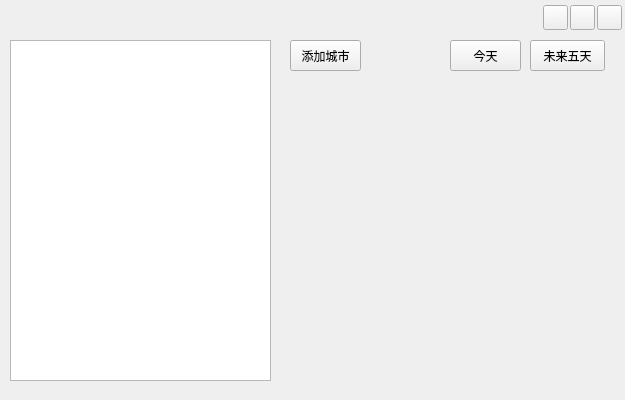
<?xml version="1.0" encoding="UTF-8"?>
<ui version="4.0">
 <class>WeatherApplication</class>
 <widget class="QWidget" name="WeatherApplication">
  <property name="geometry">
   <rect>
    <x>0</x>
    <y>0</y>
    <width>625</width>
    <height>400</height>
   </rect>
  </property>
  <property name="windowTitle">
   <string>WeatherApplication</string>
  </property>
  <property name="styleSheet">
   <string notr="true"/>
  </property>
  <widget class="QLabel" name="background">
   <property name="geometry">
    <rect>
     <x>0</x>
     <y>0</y>
     <width>625</width>
     <height>400</height>
    </rect>
   </property>
   <property name="styleSheet">
    <string notr="true"/>
   </property>
  </widget>
  <widget class="QStackedWidget" name="stackedWidget">
   <property name="geometry">
    <rect>
     <x>290</x>
     <y>70</y>
     <width>321</width>
     <height>311</height>
    </rect>
   </property>
  </widget>
  <widget class="WeatherAddItemTableWidget" name="addItemTableWidget">
   <property name="geometry">
    <rect>
     <x>10</x>
     <y>40</y>
     <width>261</width>
     <height>341</height>
    </rect>
   </property>
  </widget>
  <widget class="QPushButton" name="todayButton">
   <property name="geometry">
    <rect>
     <x>450</x>
     <y>40</y>
     <width>71</width>
     <height>31</height>
    </rect>
   </property>
   <property name="text">
    <string>今天</string>
   </property>
  </widget>
  <widget class="QPushButton" name="futureButton">
   <property name="geometry">
    <rect>
     <x>530</x>
     <y>40</y>
     <width>75</width>
     <height>31</height>
    </rect>
   </property>
   <property name="text">
    <string>未来五天</string>
   </property>
  </widget>
  <widget class="QLabel" name="windowIcon">
   <property name="geometry">
    <rect>
     <x>10</x>
     <y>5</y>
     <width>30</width>
     <height>30</height>
    </rect>
   </property>
   <property name="styleSheet">
    <string notr="true">border-image: url(:/image/appIcon);</string>
   </property>
  </widget>
  <widget class="QToolButton" name="windowClose">
   <property name="geometry">
    <rect>
     <x>597</x>
     <y>5</y>
     <width>25</width>
     <height>25</height>
    </rect>
   </property>
  </widget>
  <widget class="QToolButton" name="minimization">
   <property name="geometry">
    <rect>
     <x>570</x>
     <y>5</y>
     <width>25</width>
     <height>25</height>
    </rect>
   </property>
  </widget>
  <widget class="QPushButton" name="addCityButton">
   <property name="geometry">
    <rect>
     <x>290</x>
     <y>40</y>
     <width>71</width>
     <height>31</height>
    </rect>
   </property>
   <property name="text">
    <string>添加城市</string>
   </property>
  </widget>
  <widget class="QToolButton" name="windowAbout">
   <property name="geometry">
    <rect>
     <x>543</x>
     <y>5</y>
     <width>25</width>
     <height>25</height>
    </rect>
   </property>
  </widget>
 </widget>
 <layoutdefault spacing="6" margin="11"/>
 <customwidgets>
  <customwidget>
   <class>WeatherAddItemTableWidget</class>
   <extends>QListView</extends>
   <header>weatheradditemtablewidget.h</header>
  </customwidget>
 </customwidgets>
 <resources/>
 <connections/>
</ui>
